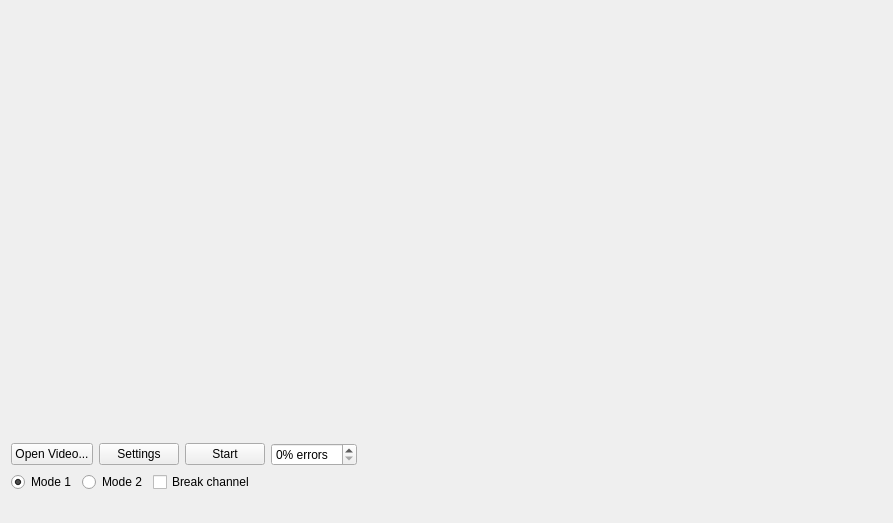
<?xml version="1.0" encoding="UTF-8"?>
<ui version="4.0">
 <class>MainWindow</class>
 <widget class="QMainWindow" name="MainWindow">
  <property name="geometry">
   <rect>
    <x>0</x>
    <y>0</y>
    <width>893</width>
    <height>523</height>
   </rect>
  </property>
  <property name="windowTitle">
   <string>MainWindow</string>
  </property>
  <widget class="QWidget" name="centralWidget">
   <layout class="QVBoxLayout" name="verticalLayout" stretch="1,0,0,0">
    <item>
     <layout class="QHBoxLayout" name="horizontalLayout" stretch="1">
      <property name="sizeConstraint">
       <enum>QLayout::SetFixedSize</enum>
      </property>
      <item>
       <widget class="QLabel" name="image_corrupt">
        <property name="maximumSize">
         <size>
          <width>873</width>
          <height>453</height>
         </size>
        </property>
        <property name="text">
         <string/>
        </property>
        <property name="scaledContents">
         <bool>true</bool>
        </property>
       </widget>
      </item>
     </layout>
    </item>
    <item>
     <layout class="QHBoxLayout" name="horizontalLayout_2" stretch="0,0,0,0,0">
      <property name="topMargin">
       <number>9</number>
      </property>
      <item>
       <widget class="QPushButton" name="openButton">
        <property name="text">
         <string>Open Video...</string>
        </property>
       </widget>
      </item>
      <item>
       <widget class="QPushButton" name="settingsButton">
        <property name="text">
         <string>Settings</string>
        </property>
       </widget>
      </item>
      <item>
       <widget class="QPushButton" name="startButton">
        <property name="text">
         <string>Start</string>
        </property>
       </widget>
      </item>
      <item>
       <widget class="QSpinBox" name="errorSpinBox">
        <property name="suffix">
         <string>% errors</string>
        </property>
        <property name="maximum">
         <number>15</number>
        </property>
       </widget>
      </item>
      <item>
       <spacer name="horizontalSpacer">
        <property name="orientation">
         <enum>Qt::Horizontal</enum>
        </property>
        <property name="sizeHint" stdset="0">
         <size>
          <width>40</width>
          <height>20</height>
         </size>
        </property>
       </spacer>
      </item>
     </layout>
    </item>
    <item>
     <layout class="QHBoxLayout" name="horizontalLayout_3">
      <item>
       <widget class="QRadioButton" name="mode1_radioButton">
        <property name="text">
         <string>Mode 1</string>
        </property>
        <property name="checked">
         <bool>true</bool>
        </property>
       </widget>
      </item>
      <item>
       <widget class="QRadioButton" name="mode2_radioButton">
        <property name="text">
         <string>Mode 2</string>
        </property>
       </widget>
      </item>
      <item>
       <widget class="QCheckBox" name="breakChannelCheckBox">
        <property name="text">
         <string>Break channel</string>
        </property>
       </widget>
      </item>
      <item>
       <spacer name="horizontalSpacer_2">
        <property name="orientation">
         <enum>Qt::Horizontal</enum>
        </property>
        <property name="sizeHint" stdset="0">
         <size>
          <width>40</width>
          <height>20</height>
         </size>
        </property>
       </spacer>
      </item>
     </layout>
    </item>
    <item>
     <widget class="QLabel" name="infoLabel">
      <property name="minimumSize">
       <size>
        <width>0</width>
        <height>0</height>
       </size>
      </property>
      <property name="text">
       <string/>
      </property>
     </widget>
    </item>
   </layout>
  </widget>
 </widget>
 <layoutdefault spacing="6" margin="11"/>
 <resources/>
 <connections/>
</ui>
